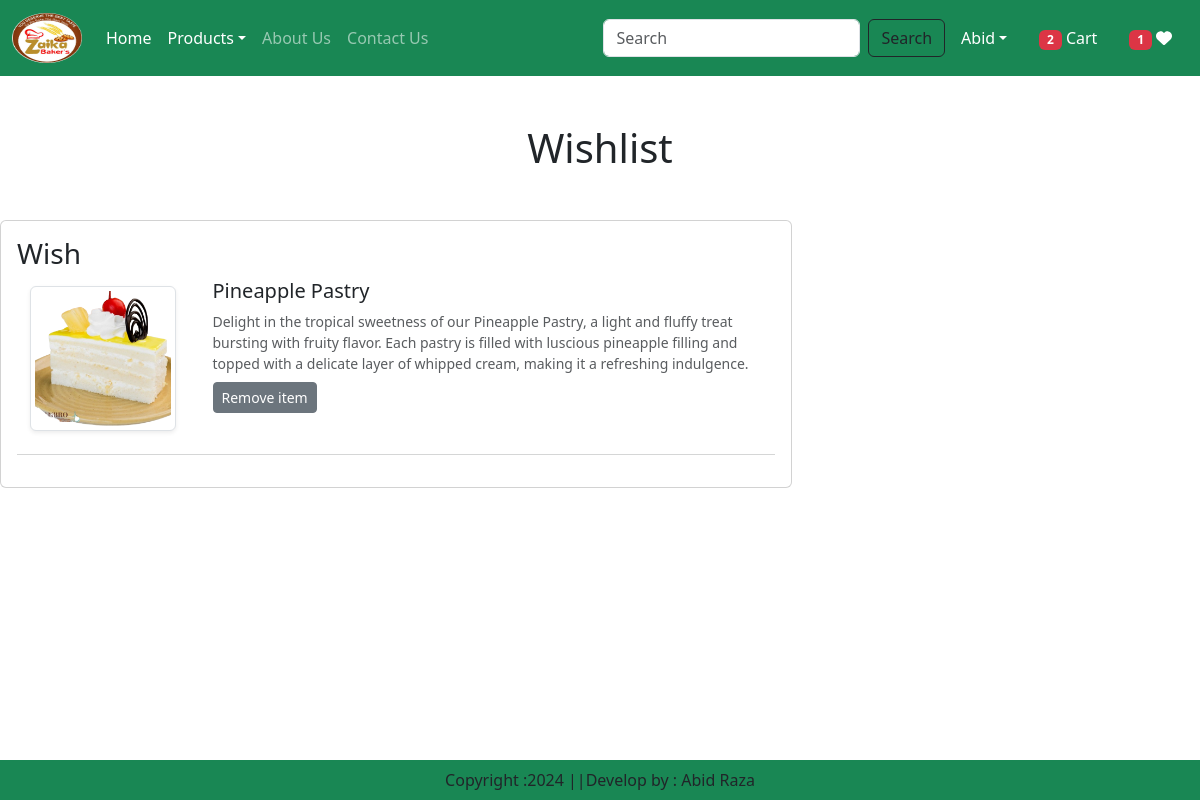
Page /showwishlist/ (signed in) on the committed database.
### app/models.py (models this page shows, shortened)
class Wishlist(models.Model):
    user = models.ForeignKey(User, on_delete=models.CASCADE)
    product = models.ForeignKey(Product, on_delete=models.CASCADE)

class Product(models.Model):
    title = models.CharField(max_length=100)
    selling_price = models.FloatField()
    discounted_price = models.FloatField()
    description = models.TextField()
    composition = models.TextField(default='')
    prodapp = models.TextField(default='')
    category = models.CharField(choices=CATEGORY_CHOICES, max_length=4)
    Product_image = models.ImageField(upload_to='product/')

### app/views.py (the view)
# urls.py: path('showwishlist/', views.show_wishlist, name='showwishlist'),
@login_required
def show_wishlist(request):
    user = request.user
    wish = Wishlist.objects.filter(user=user)
    totalitem = 0
    wishitem = 0
    if request.user.is_authenticated:
        totalitem = len(Cart.objects.filter(user=request.user))
        wishitem = len(Wishlist.objects.filter(user=request.user))
    return render(request, 'app/wishlist.html', locals())

### app/templates/app/wishlist.html (shortened to what this page needs)
{% extends 'app/base.html' %}
{% load static %}
{% block main_content %}
<div class="countainer my-5">
    <div class="row">
        {% if wish %}
        <h1 class="text-center mb-5">Wishlist</h1>
        <div class="col-sm-8">
            <div class="card">
                <div class="card-body">
                    <h3>Wish</h3>
                    {% for item in wish %}
                    <div class="row">
                        <div class="col-sm-3 text-center align-self-center">
                            <a href="{% url 'product-detail' item.product.id %}" class="btn">
                                <img src="{{item.product.Product_image.url}}" alt="" srcset="" class="img-fluid img-thumbnail shadow-sm" height="150" widht="150">
                            </a>
                        </div>
                        <div class="col-sm-9">
                            <div>
                                <h5>{{ item.product.title }}</h5>
                                <p class="mb-2 text-muted small">{{ item.product.description }}</p>
                                <div class="d-flex justify-content-between">
                                    <a href="#" class="remove-wish btn btn-sm btn-secondary mr-3" pid={{ item.product.id }}>Remove item</a>
                                </div>
                            </div>
                        </div>
                    </div>
                    <hr class="text-muted">
                    {% endfor %}
                </div>
            </div>
        </div>
        {% else %}
            <h1 class="text-center mb-5"> your Whishlist  is Empty!</h1>
        {% endif %}
    </div>
</div>
{% endblock %}

### rows in the picture
Wishlist: product.Product_image (picture), product "Pineapple Pastry", product.description "Delight in the tropical sweetness of our Pineapple Pastry, a light and fluffy treat bursting with fruity flavor. Each pastry is filled with luscious pineapple filling and topped with a delicate layer of whipped cream, making it a refreshing indulgence."

### other values in the picture
{{ totalitem }} "2"
{{ wishitem }} "1"
